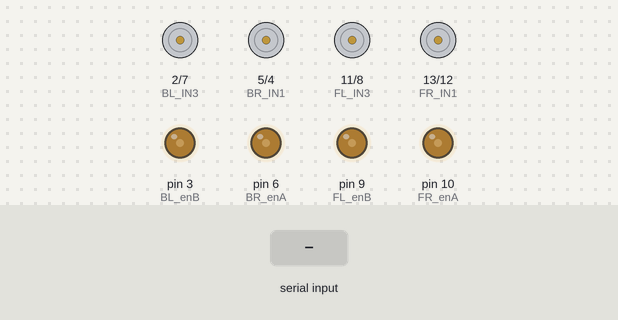
The sketch below on a simulated Arduino Uno, built with avr-gcc and run on an emulated ATmega328P. Parts: motor-driver pin pairs drawn as motors (green arrow = first pin HIGH = forward, orange = second pin HIGH = backward, longer = more drive), output pins drawn as LEDs (lit = HIGH). The inputs (shaded band) are chosen by the test bench.

Above: at 1.2 s.
1.3 s: "L" received over Serial
At 2.1 s:
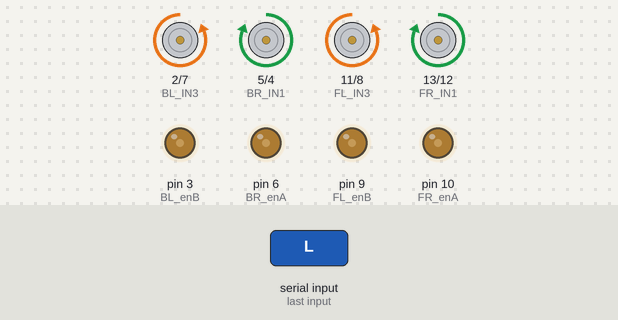
2.8 s: "R" received over Serial
At 3.3 s:
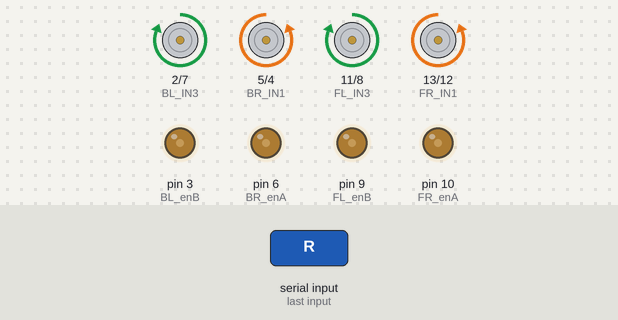
4.3 s: "F" received over Serial
At 5.5 s:
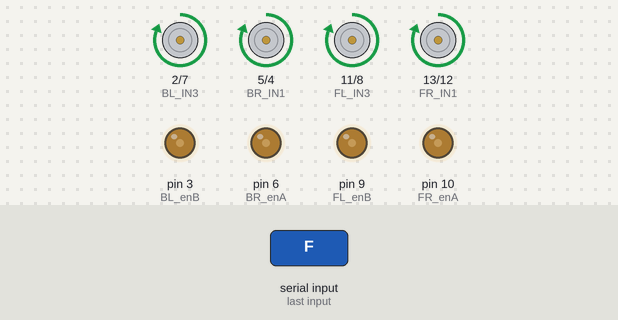
5.8 s: "B" received over Serial
At 6.7 s:
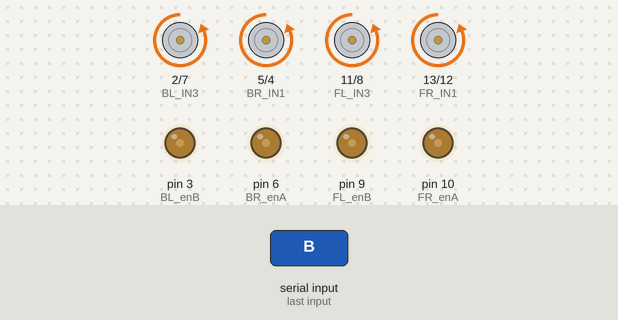
7.3 s: "S" received over Serial
At 7.9 s:
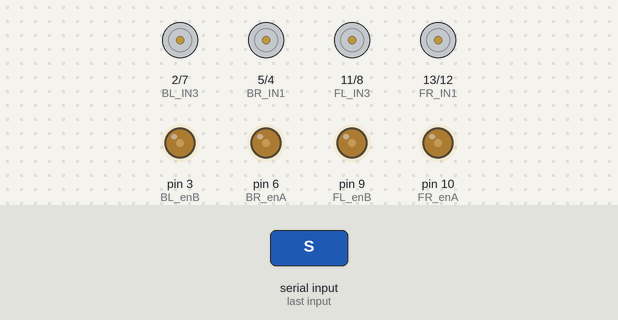
Timing chart, 0 to 9.8 s (numbered marks = the images above; inputs shaded):
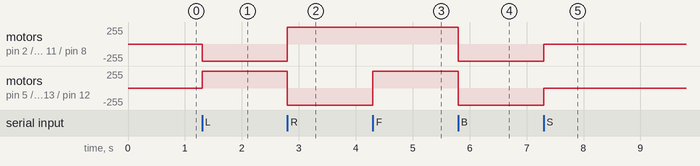

The sketch:

Gesture_Robotic_Car_Society_Fair.ino
```cpp
char command;  // Variable to store the received command

// Motor control pins
int BR_enA = 6;  // Speed control for Motor A
int BL_enB = 3;   // Speed control for Motor B
int BR_IN1 = 5;  // Direction control for Motor A
int BR_IN2 = 4;
int BL_IN3 = 2;   // Direction control for Motor B
int BL_IN4 = 7;
int FR_enA = 10;  // Speed control for Motor A
int FL_enB = 9;   // Speed control for Motor B
int FR_IN1 = 13;  // Direction control for Motor A
int FR_IN2 = 12;
int FL_IN3 = 11;   // Direction control for Motor B
int FL_IN4 = 8;

void setup() {
  Serial.begin(9600);

  // Set all the motor control pins as outputs
  pinMode(BR_enA, OUTPUT);
  pinMode(BL_enB, OUTPUT);
  pinMode(BR_IN1, OUTPUT);
  pinMode(BR_IN2, OUTPUT);
  pinMode(BL_IN3, OUTPUT);
  pinMode(BL_IN4, OUTPUT);

  pinMode(FR_enA, OUTPUT);
  pinMode(FL_enB, OUTPUT);
  pinMode(FR_IN1, OUTPUT);
  pinMode(FR_IN2, OUTPUT);
  pinMode(FL_IN3, OUTPUT);
  pinMode(FL_IN4, OUTPUT);

  // Initially stop both motors
  digitalWrite(BR_IN1, LOW);
  digitalWrite(BR_IN2, LOW);
  digitalWrite(BL_IN3, LOW);
  digitalWrite(BL_IN4, LOW);

  digitalWrite(FR_IN1, LOW);
  digitalWrite(FR_IN2, LOW);
  digitalWrite(FL_IN3, LOW);
  digitalWrite(FL_IN4, LOW);

  // Set the speed of the motors
  analogWrite(BR_enA, 75);  // Max speed for Motor A
  analogWrite(BL_enB, 75);  // Max speed for Motor B

  analogWrite(FR_enA, 75);  // Max speed for Motor A
  analogWrite(FL_enB, 75);  // Max speed for Motor B
}

void loop() {
  if (Serial.available() > 0) {
    command = Serial.read();  // Read the incoming command
    // Serial.print("Received: ");
    // Serial.println(command);

    // Reset all motor direction pins before executing a new command
    // digitalWrite(IN1, LOW);
    // digitalWrite(IN2, LOW);
    // digitalWrite(IN3, LOW);
    // digitalWrite(IN4, LOW);

    switch (command) {
      case 'L':
        // Move Left (Rotate Motor A forward, Motor B backward)
        // digitalWrite(IN1, HIGH);
        // digitalWrite(IN2, LOW);
        // digitalWrite(IN3, LOW);
        // digitalWrite(IN4, HIGH);

        digitalWrite(BR_IN1, HIGH);
        digitalWrite(BR_IN2, LOW);
        digitalWrite(BL_IN3, LOW);
        digitalWrite(BL_IN4, HIGH);

        digitalWrite(FR_IN1, HIGH);
        digitalWrite(FR_IN2, LOW);
        digitalWrite(FL_IN3, LOW);
        digitalWrite(FL_IN4, HIGH);
        break;

      case 'R':
        // Move Right (Rotate Motor A backward, Motor B forward)
        // digitalWrite(IN1, LOW);
        // digitalWrite(IN2, HIGH);
        // digitalWrite(IN3, HIGH);
        // digitalWrite(IN4, LOW);

        digitalWrite(BR_IN1, LOW);
        digitalWrite(BR_IN2, HIGH);
        digitalWrite(BL_IN3, HIGH);
        digitalWrite(BL_IN4, LOW);

        digitalWrite(FR_IN1, LOW);
        digitalWrite(FR_IN2, HIGH);
        digitalWrite(FL_IN3, HIGH);
        digitalWrite(FL_IN4, LOW);
        break;

      case 'F':
        // Move Forward (Rotate both motors forward)
        // digitalWrite(IN1, HIGH);
        // digitalWrite(IN2, LOW);
        // digitalWrite(IN3, HIGH);
        // digitalWrite(IN4, LOW);

        digitalWrite(BR_IN1, HIGH);
        digitalWrite(BR_IN2, LOW);
        digitalWrite(BL_IN3, HIGH);
        digitalWrite(BL_IN4, LOW);

        digitalWrite(FR_IN1, HIGH);
        digitalWrite(FR_IN2, LOW);
        digitalWrite(FL_IN3, HIGH);
        digitalWrite(FL_IN4, LOW);
        break;

      case 'B':
        // Move Backward (Rotate both motors backward)
        // digitalWrite(IN1, LOW);
        // digitalWrite(IN2, HIGH);
        // digitalWrite(IN3, LOW);
        // digitalWrite(IN4, HIGH);

        digitalWrite(BR_IN1, LOW);
        digitalWrite(BR_IN2, HIGH);
        digitalWrite(BL_IN3, LOW);
        digitalWrite(BL_IN4, HIGH);

        digitalWrite(FR_IN1, LOW);
        digitalWrite(FR_IN2, HIGH);
        digitalWrite(FL_IN3, LOW);
        digitalWrite(FL_IN4, HIGH);
        break;

      case 'S':
        // Stop both motors
        // digitalWrite(IN1, LOW);
        // digitalWrite(IN2, LOW);
        // digitalWrite(IN3, LOW);
        // digitalWrite(IN4, LOW);

        digitalWrite(BR_IN1, LOW);
        digitalWrite(BR_IN2, LOW);
        digitalWrite(BL_IN3, LOW);
        digitalWrite(BL_IN4, LOW);

        digitalWrite(FR_IN1, LOW);
        digitalWrite(FR_IN2, LOW);
        digitalWrite(FL_IN3, LOW);
        digitalWrite(FL_IN4, LOW);
        break;

    }
  }
}
```

Measured:
- after the input at 1.3 s, motor on pin 2 (BL_IN3) / pin 7 (BL_IN4), motor on pin 11 (FL_IN3) / pin 8 (FL_IN4): stopped → backward 255/255 at once; motor on pin 5 (BR_IN1) / pin 4 (BR_IN2), motor on pin 13 (FR_IN1) / pin 12 (FR_IN2): stopped → forward 255/255 at once
- after the input at 2.8 s, motor on pin 2 (BL_IN3) / pin 7 (BL_IN4), motor on pin 11 (FL_IN3) / pin 8 (FL_IN4): backward 255/255 → forward 255/255 at once; motor on pin 5 (BR_IN1) / pin 4 (BR_IN2), motor on pin 13 (FR_IN1) / pin 12 (FR_IN2): forward 255/255 → backward 255/255 at once
- after the input at 4.3 s, motor on pin 5 (BR_IN1) / pin 4 (BR_IN2), motor on pin 13 (FR_IN1) / pin 12 (FR_IN2): backward 255/255 → forward 255/255 at once
- after the input at 5.8 s, motor on pin 2 (BL_IN3) / pin 7 (BL_IN4), motor on pin 5 (BR_IN1) / pin 4 (BR_IN2), motor on pin 11 (FL_IN3) / pin 8 (FL_IN4), motor on pin 13 (FR_IN1) / pin 12 (FR_IN2): forward 255/255 → backward 255/255 at once
- after the input at 7.3 s, motor on pin 2 (BL_IN3) / pin 7 (BL_IN4), motor on pin 5 (BR_IN1) / pin 4 (BR_IN2), motor on pin 11 (FL_IN3) / pin 8 (FL_IN4), motor on pin 13 (FR_IN1) / pin 12 (FR_IN2): backward 255/255 → stopped at once
